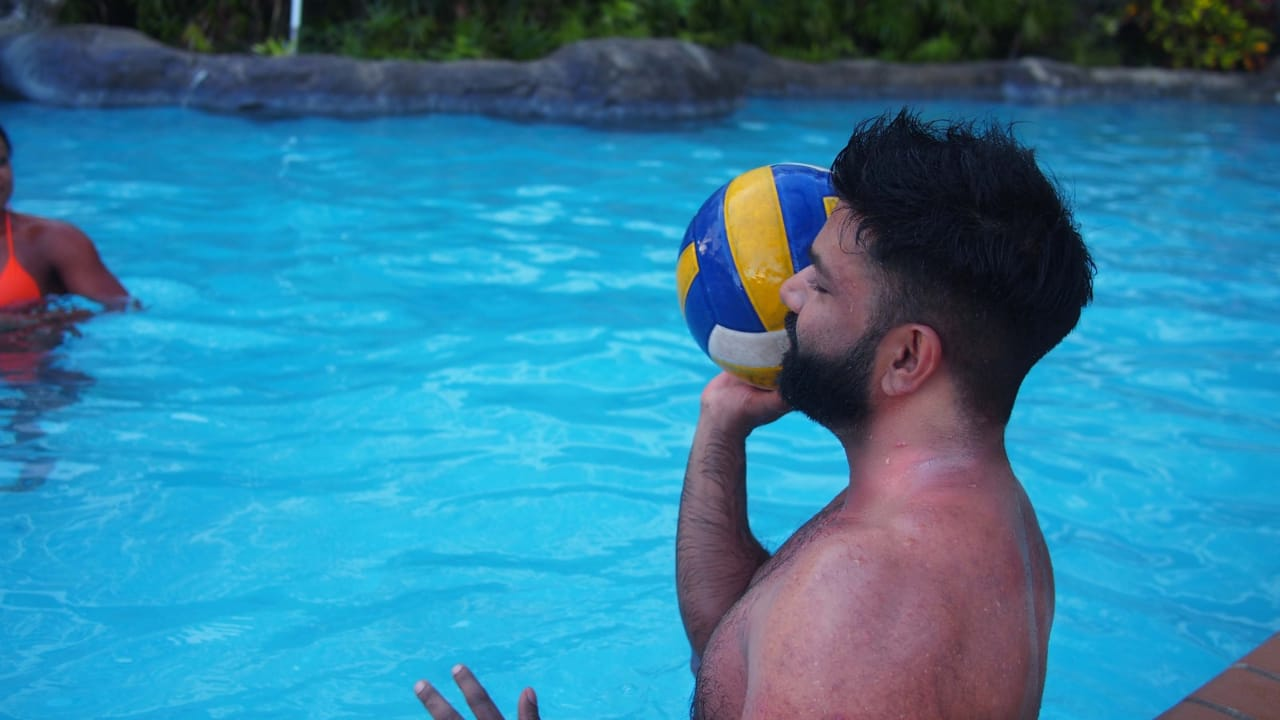
#> input picture Data/Images/Volleyball.jpeg, 1280 x 720 px
$ python 3_image_transformations.py
#> lines starting #> are read from the running program, lines starting #| are printed output that depends on the picture
### Computer_Vision/convenience_functions.py
import cv2
import matplotlib.pyplot as plt
import numpy as np


# [23 lines left out: functions info, show_mat, show_cv2, not called in this run]


def resize(image, scale=None):
    """Resizes an image"""
    if scale is not None:
        image = cv2.resize(image, None, fx=scale, fy=scale)

    return image


# [168 lines left out: functions color, matrix_translation, matrix_rotation, kernel, contours_centroid, contours_area, not called in this run]

### Computer_Vision/3_image_transformations.py
import cv2
import numpy as np
import convenience_functions as cf

# Create a blank image
# image_blank = np.zeros((600, 600, 3), dtype=np.uint8)
# cf.show_cv2(image_blank)

# Read an image and define its shape
image_bgr = cv2.imread('..//Data//Images//Volleyball.jpeg', 1)
#> image_bgr is the input picture: shape (720, 1280, 3); mean B, G, R 159.8, 127.4, 49.9
image_bgr = cf.resize(image_bgr, 0.5)  # resized the image for convenience
height, width = image_bgr.shape[0], image_bgr.shape[1]
#> height = 360; width = 640
height_quarter, width_quarter = int(height / 4), int(width / 4)
#> height_quarter = 90; width_quarter = 160

# Define the translation matrix as a 'float32' data type
matrix = np.array([[1, 0, width_quarter], [0, 1, height_quarter]]).astype(np.float32)
#> matrix = [[1, 0, 160], [0, 1, 90]]
print(f"Translation matrix: {matrix}")
#| Translation matrix: [[  1.   0. 160.]
#|  [  0.   1.  90.]]

# Apply the matrix to an image
image_translated = cv2.warpAffine(image_bgr, matrix, (width, height))
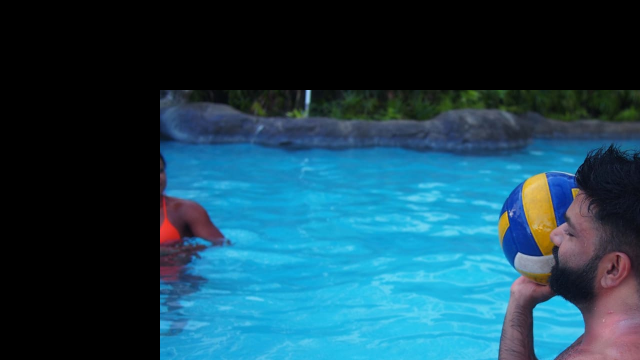
#> image_translated: shape (360, 640, 3); mean of channels 0, 1, 2 87.4, 69.8, 26.7; drawn as B, G, R
# cf.show_cv2(image_translated)

# Read and resize an image
image_bgr = cv2.imread('..//Data//Images//Volleyball.jpeg', 1)
image_bgr = cf.resize(image_bgr, 0.5)
height, width = image_bgr.shape[0], image_bgr.shape[1]

# Define the rotation matrix
matrix = cv2.getRotationMatrix2D((image_bgr.shape[1] / 2, image_bgr.shape[0] / 2),
                                 angle=90, scale=0.5)
print(f"Rotation matrix: {matrix}")
#| Rotation matrix: [[ 3.061617e-17  5.000000e-01  2.300000e+02]
#|  [-5.000000e-01  3.061617e-17  3.400000e+02]]

# Apply the matrix to the image
image_rotated = cv2.warpAffine(image_bgr, matrix, (width, height))
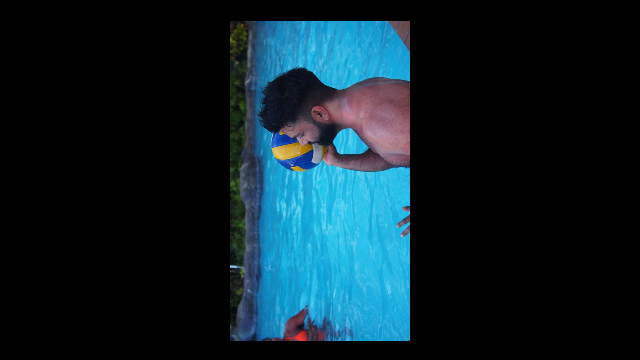
#> image_rotated: shape (360, 640, 3); mean of channels 0, 1, 2 39.9, 31.8, 12.5; drawn as B, G, R
# cf.show_cv2(image_rotated)

# Horizontal image flipping
image_flipped_np = image_bgr[:, ::-1, :]
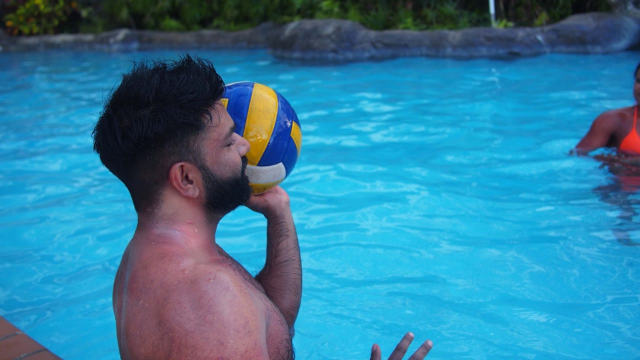
#> image_flipped_np: shape (360, 640, 3); mean of channels 0, 1, 2 159.9, 127.5, 50.1; drawn as B, G, R
# cf.show_cv2(image_flipped_np)
image_flipped_cv2 = cv2.flip(image_bgr, 1)
# cf.show_cv2(image_flipped_cv2)

# Vertical image flipping
image_flipped_np = image_bgr[::-1, :, :]
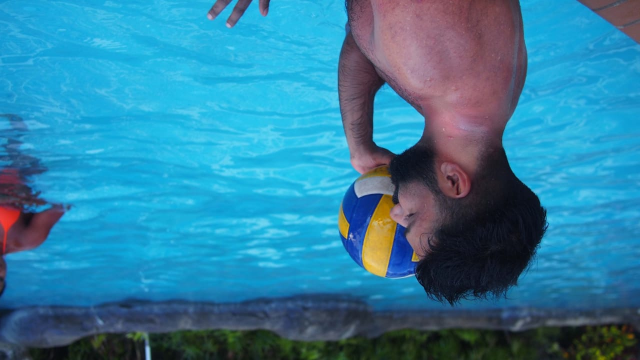
#> image_flipped_np: shape (360, 640, 3); mean of channels 0, 1, 2 159.9, 127.5, 50.1; drawn as B, G, R
# cf.show_cv2(image_flipped_np)
image_flipped_cv2 = cv2.flip(image_bgr, 0)
# cf.show_cv2(image_flipped_cv2)

# Image flipping in both directions
image_flipped_np = image_bgr[::-1, ::-1, :]
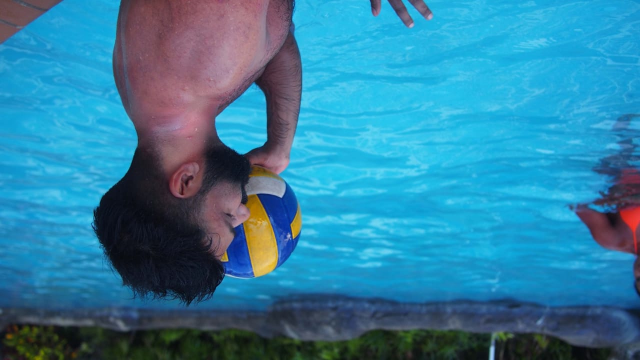
#> image_flipped_np: shape (360, 640, 3); mean of channels 0, 1, 2 159.9, 127.5, 50.1; drawn as B, G, R
# cf.show_cv2(image_flipped_np)
image_flipped_cv2 = cv2.flip(image_bgr, -1)
# cf.show_cv2(image_flipped_cv2)

$ run again, with Data/Images/castara.jpeg copied over Data/Images/Volleyball.jpeg
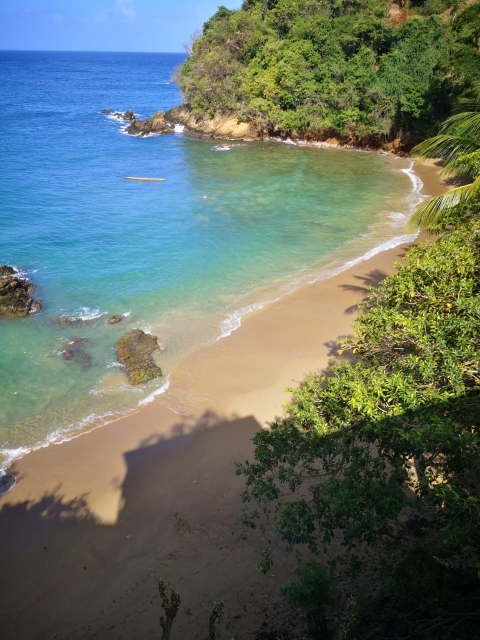
#> input picture Data/Images/castara.jpeg, 960 x 1280 px (shown at 1/2 size)
#> image_bgr is the input picture: shape (1280, 960, 3); mean B, G, R 102.9, 113.5, 101.1
#| Translation matrix: [[  1.   0. 120.]
#|  [  0.   1. 160.]]
#| Rotation matrix: [[ 3.061617e-17  5.000000e-01  8.000000e+01]
#|  [-5.000000e-01  3.061617e-17  4.400000e+02]]
#> `image_rotated = cv2.warpAffine(image_bgr, matrix, (width, height))`:
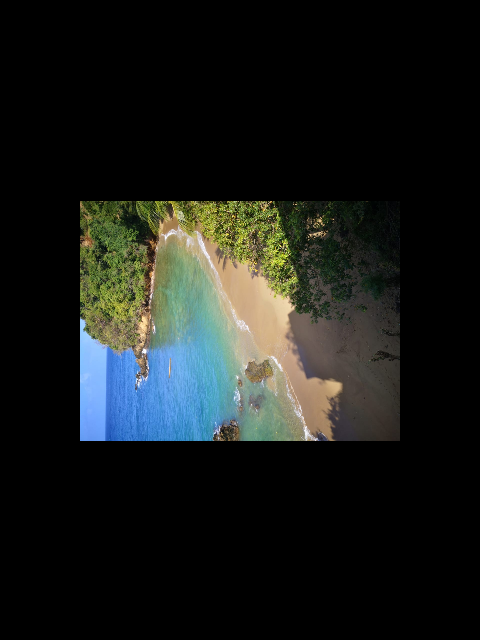
#> image_rotated: shape (640, 480, 3); mean of channels 0, 1, 2 25.8, 28.4, 25.3; drawn as B, G, R
#> `image_flipped_np = image_bgr[::-1, ::-1, :]`:
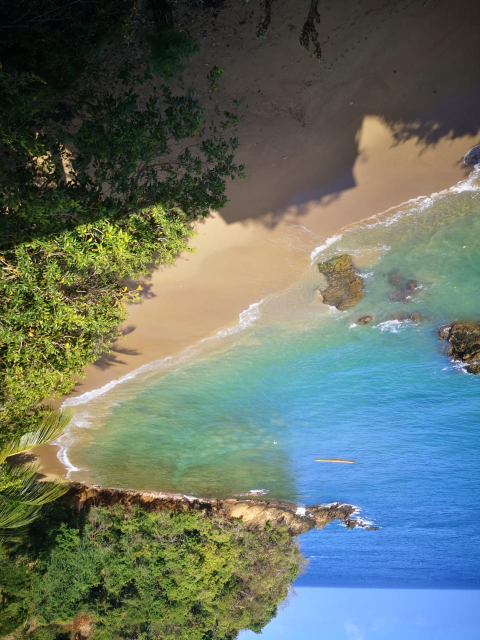
#> image_flipped_np: shape (640, 480, 3); mean of channels 0, 1, 2 103.1, 113.6, 101.2; drawn as B, G, R
